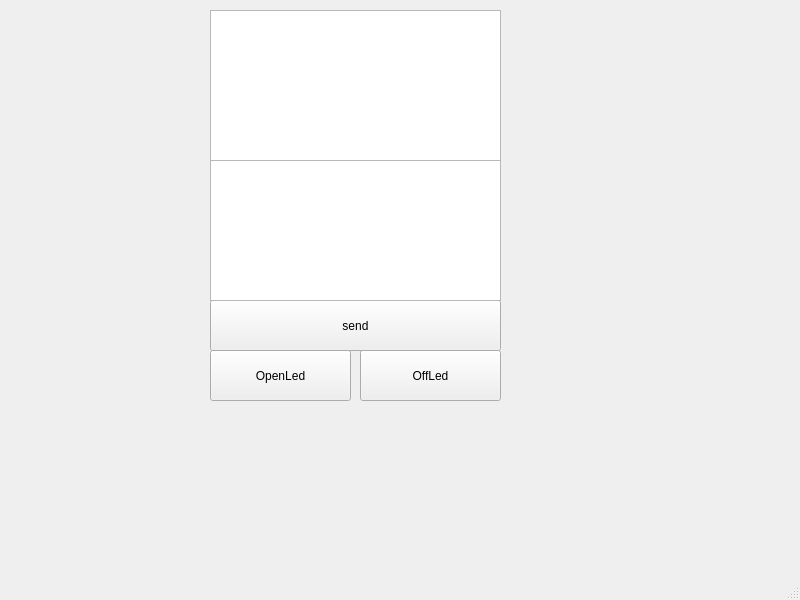
<?xml version="1.0" encoding="UTF-8"?>
<ui version="4.0">
 <class>MainWindow</class>
 <widget class="QMainWindow" name="MainWindow">
  <property name="geometry">
   <rect>
    <x>0</x>
    <y>0</y>
    <width>800</width>
    <height>600</height>
   </rect>
  </property>
  <property name="windowTitle">
   <string>MainWindow</string>
  </property>
  <widget class="QWidget" name="centralwidget">
   <widget class="QPushButton" name="pb_sendCmd">
    <property name="geometry">
     <rect>
      <x>210</x>
      <y>300</y>
      <width>291</width>
      <height>51</height>
     </rect>
    </property>
    <property name="text">
     <string>send</string>
    </property>
   </widget>
   <widget class="QTextBrowser" name="tb_recvInfo">
    <property name="geometry">
     <rect>
      <x>210</x>
      <y>10</y>
      <width>291</width>
      <height>151</height>
     </rect>
    </property>
   </widget>
   <widget class="QPlainTextEdit" name="te_inputCmd">
    <property name="geometry">
     <rect>
      <x>210</x>
      <y>160</y>
      <width>291</width>
      <height>141</height>
     </rect>
    </property>
   </widget>
   <widget class="QPushButton" name="pb_cmd1">
    <property name="geometry">
     <rect>
      <x>210</x>
      <y>350</y>
      <width>141</width>
      <height>51</height>
     </rect>
    </property>
    <property name="text">
     <string>OpenLed</string>
    </property>
   </widget>
   <widget class="QPushButton" name="pb_cmd2">
    <property name="geometry">
     <rect>
      <x>360</x>
      <y>350</y>
      <width>141</width>
      <height>51</height>
     </rect>
    </property>
    <property name="text">
     <string>OffLed</string>
    </property>
   </widget>
  </widget>
  <widget class="QMenuBar" name="menubar">
   <property name="geometry">
    <rect>
     <x>0</x>
     <y>0</y>
     <width>800</width>
     <height>43</height>
    </rect>
   </property>
  </widget>
  <widget class="QStatusBar" name="statusbar"/>
 </widget>
 <resources/>
 <connections/>
</ui>
